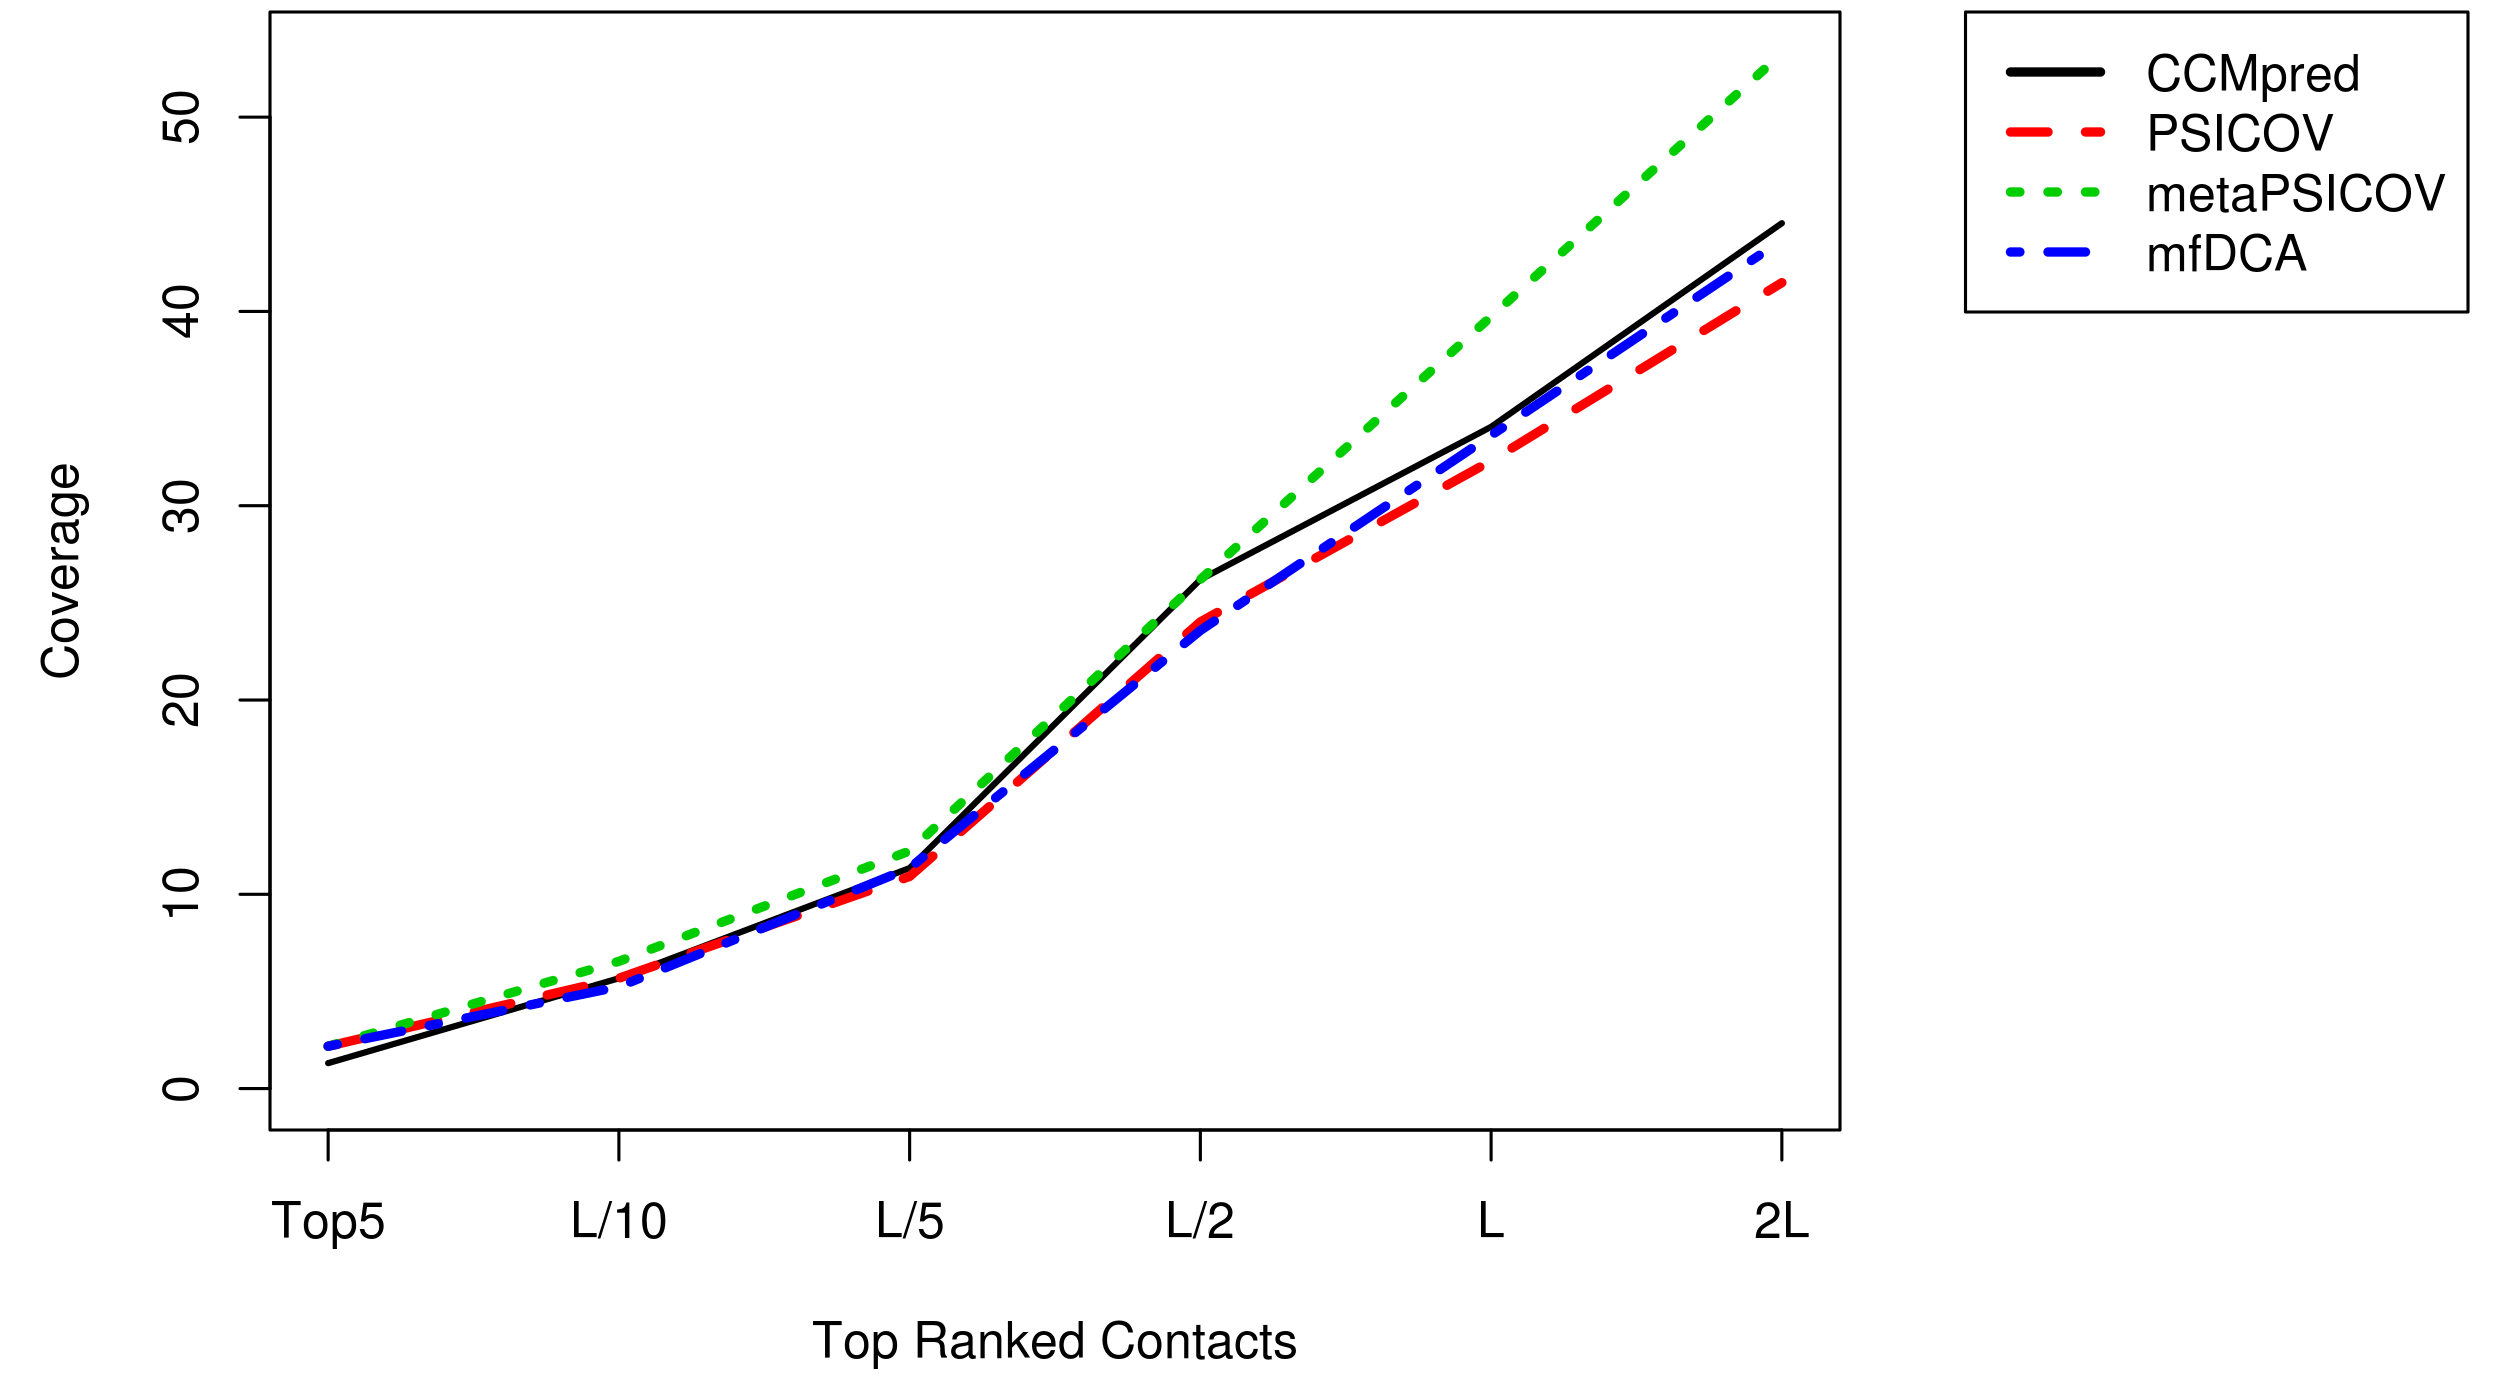

R code for this plot:
png("coverage_long.png", width=2500, height=1400, res=300)
par(mar=c(4.5,4.5,0.2,11), xpd = TRUE)
infile = "coverage_long.txt"
original <- read.table(file=infile, header=F)
sorted <- original[order(original$V1, original$V2),]
y_range <- range(0, original$V3)
sources <- unique(original$V1)
start_flag = 1
src_id = 1
for(src in sources){
	selected <- original$V3[which(original$V1 == src)]
	if(start_flag == 1){
		plot(selected, col=src_id, type="l", lwd = 2, xaxt='n', ylim=y_range, ylab="Coverage", xlab="Top Ranked Contacts")
		start_flag = 0
	}
	else{
		lines(selected, col=src_id, lty=src_id,  lwd = 3)
	}
	src_id = src_id + 1
}
axis(1, at=1:6, labels=c("Top5","L/10","L/5","L/2","L","2L"))
if (length(sources) > 1){
	legend("topright", inset=c(-0.4,0), legend = sources, cex=1.0, lwd = 3, col = seq(1, length(sources), by = 1), lty = seq(1, length(sources), by = 1))
}
